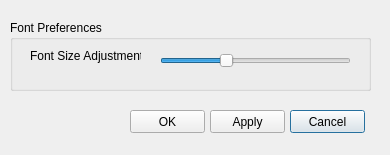
<ui version="4.0" >
 <class>PreferencesDialog</class>
 <widget class="QDialog" name="PreferencesDialog" >
  <property name="geometry" >
   <rect>
    <x>0</x>
    <y>0</y>
    <width>390</width>
    <height>155</height>
   </rect>
  </property>
  <property name="windowTitle" >
   <string>Preferences</string>
  </property>
  <widget class="QGroupBox" name="fontGroupBox" >
   <property name="geometry" >
    <rect>
     <x>10</x>
     <y>20</y>
     <width>361</width>
     <height>71</height>
    </rect>
   </property>
   <property name="title" >
    <string>Font Preferences</string>
   </property>
   <widget class="QLabel" name="fontSizeAdjustLabel" >
    <property name="geometry" >
     <rect>
      <x>20</x>
      <y>20</y>
      <width>111</width>
      <height>31</height>
     </rect>
    </property>
    <property name="text" >
     <string>Font Size Adjustment</string>
    </property>
   </widget>
   <widget class="QSlider" name="fontSizeAdjustSlider" >
    <property name="geometry" >
     <rect>
      <x>150</x>
      <y>30</y>
      <width>191</width>
      <height>21</height>
     </rect>
    </property>
    <property name="sizePolicy" >
     <sizepolicy vsizetype="Fixed" hsizetype="Fixed" >
      <horstretch>0</horstretch>
      <verstretch>0</verstretch>
     </sizepolicy>
    </property>
    <property name="minimum" >
     <number>-5</number>
    </property>
    <property name="maximum" >
     <number>10</number>
    </property>
    <property name="orientation" >
     <enum>Qt::Horizontal</enum>
    </property>
   </widget>
  </widget>
  <widget class="QPushButton" name="cancelButton" >
   <property name="geometry" >
    <rect>
     <x>290</x>
     <y>110</y>
     <width>75</width>
     <height>23</height>
    </rect>
   </property>
   <property name="text" >
    <string>Cancel</string>
   </property>
  </widget>
  <widget class="QPushButton" name="okButton" >
   <property name="geometry" >
    <rect>
     <x>130</x>
     <y>110</y>
     <width>75</width>
     <height>23</height>
    </rect>
   </property>
   <property name="text" >
    <string>OK</string>
   </property>
   <property name="autoDefault" >
    <bool>true</bool>
   </property>
  </widget>
  <widget class="QPushButton" name="applyButton" >
   <property name="geometry" >
    <rect>
     <x>210</x>
     <y>110</y>
     <width>75</width>
     <height>23</height>
    </rect>
   </property>
   <property name="text" >
    <string>Apply</string>
   </property>
   <property name="autoDefault" >
    <bool>true</bool>
   </property>
  </widget>
 </widget>
 <resources/>
 <connections/>
</ui>
